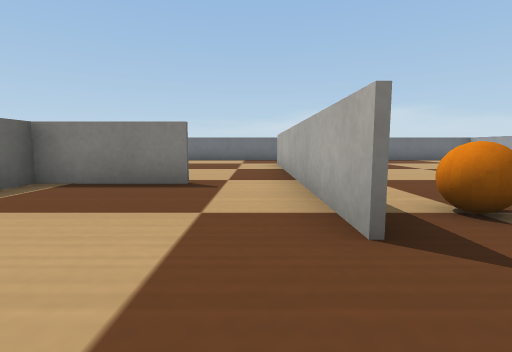
view 1 (above)

18 first-person views from a walk through a robot-simulator world made for Webots. The camera is 0.06 m above the floor, tilts 6° down and sees 85° across. The floor is counted in squares, 0.1 m on a side. Each view is taken from the middle of a square. On the plan, view 1 faces up. The plan holds only what a view shows up to about 9 squares ahead; the rest is blank. The robots in the file are not drawn. Webots' stock objects and surfaces are drawn as simple stand-ins.

view 2
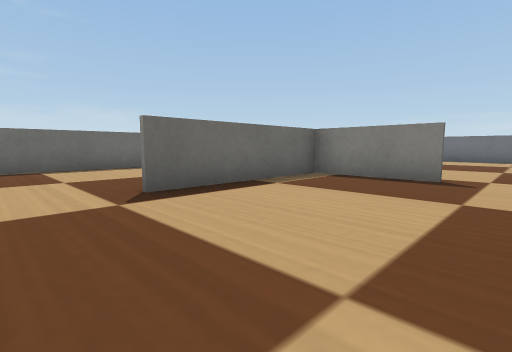

view 3
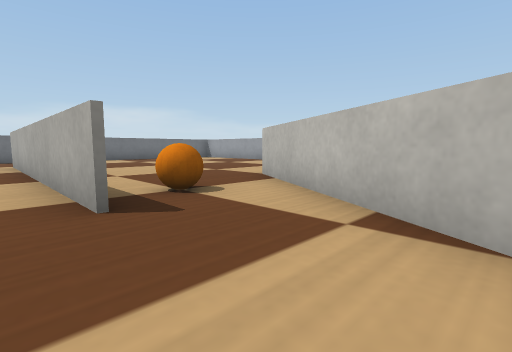

view 4
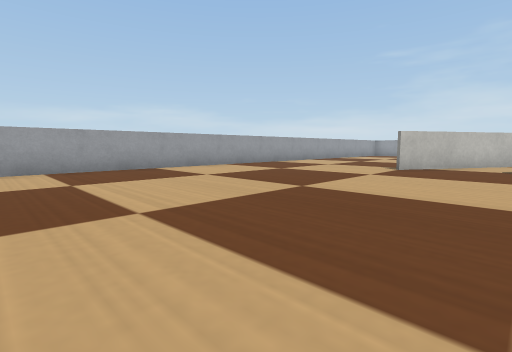

view 5
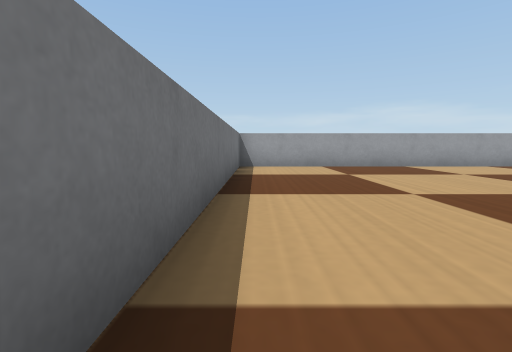

view 6
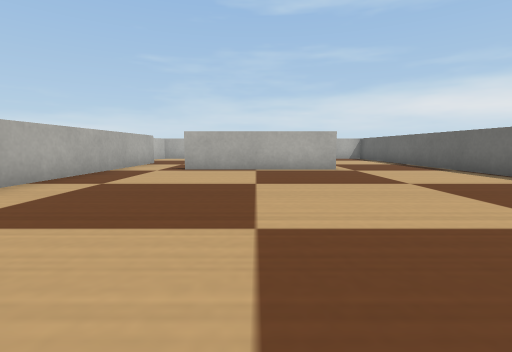

view 7
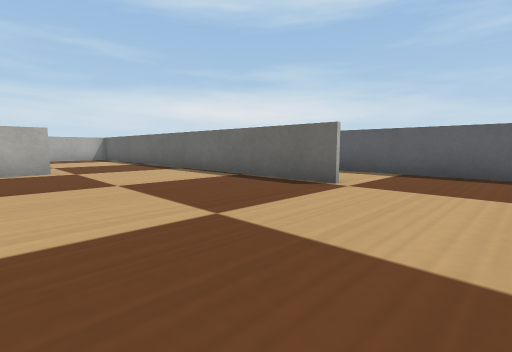

view 8
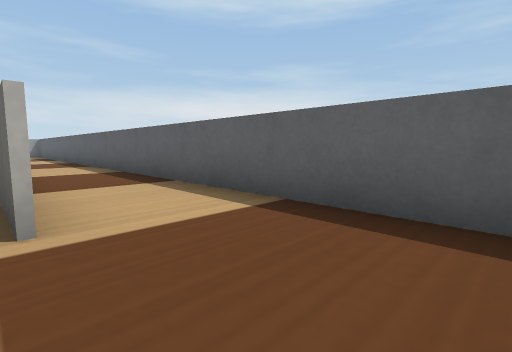

view 9
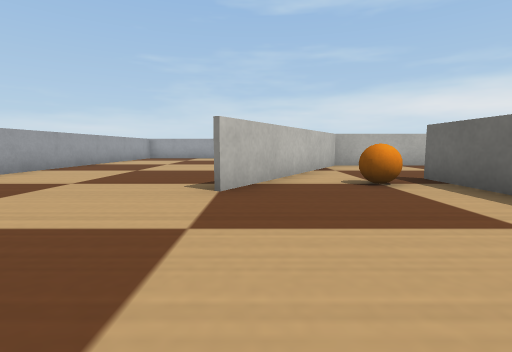

view 10
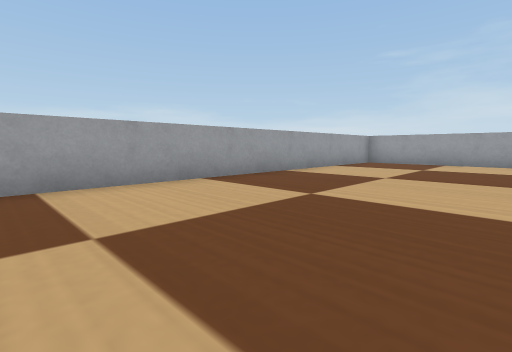

view 11
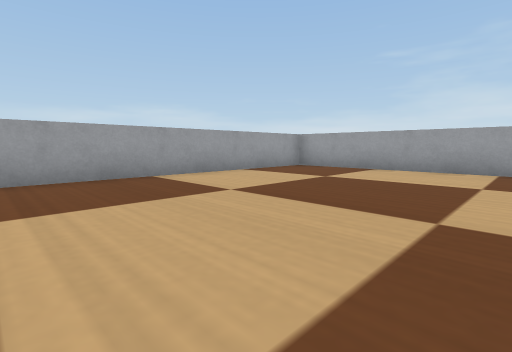

view 12
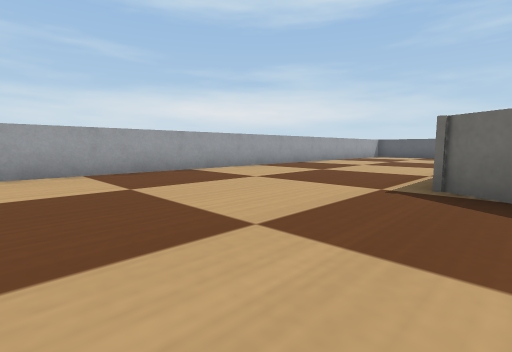

view 13
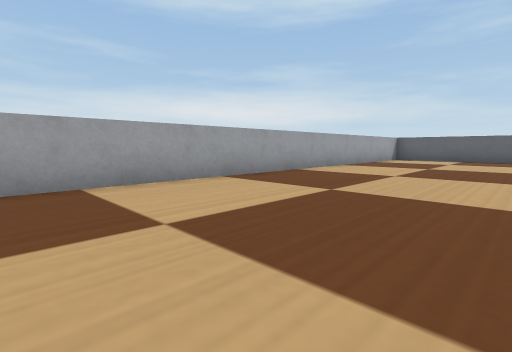

view 14
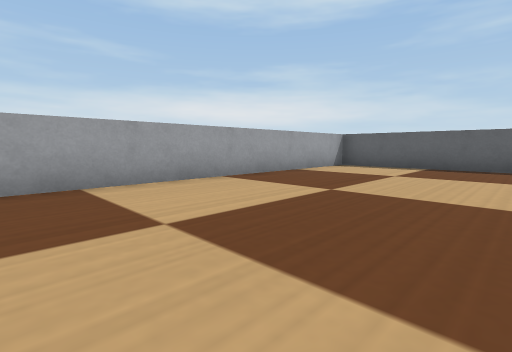

view 15
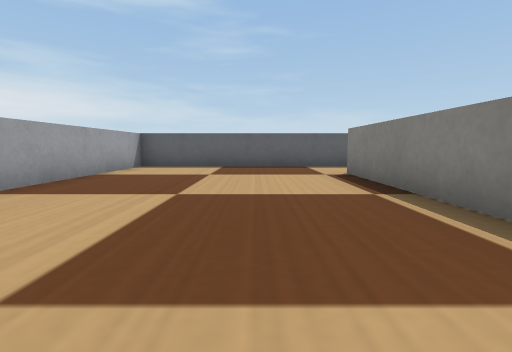

view 16
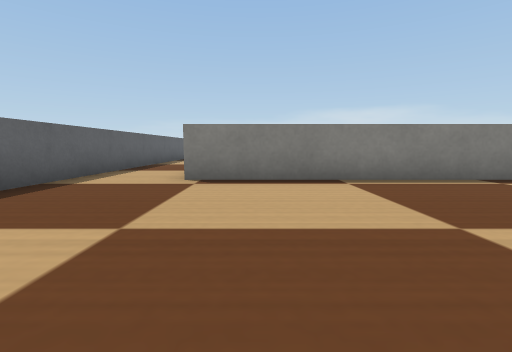

view 17
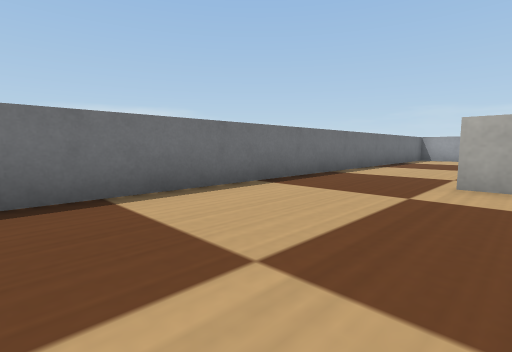

view 18
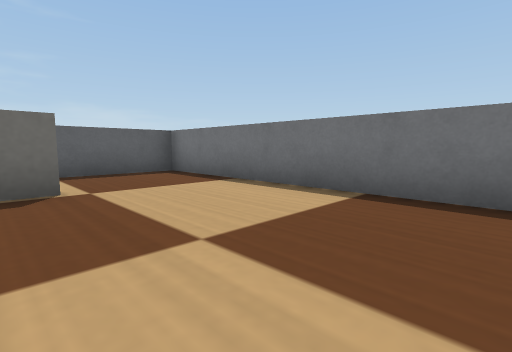

### Floor plan
Points are (right, up) in squares from view 1. A wall is a line through its corners. A room is listed if a view was taken in it or the views show most of it. See-through windows are left out.
Room 1 (views 1, 2, 3, 4, 5, 6, 7, 8, 9, 10, 11, 12, 13, 14, 15, 16, 17, 18)
walls: (0.8, 3.6) (0.8, 1.6); (0.7, 1.6) (0.7, 9.8); (-1, 4.5) (-3.6, 4.5) (-3.6, 0.5); (2, -1.1) (1.6, -1.9); (-1.4, -1.8) (1.5, -1.9) (4.5, 3.3); (-2.2, -1.9) (-8.4, -1.9); (-5.2, 4.6) (-1.1, 4.6); (-8.1, 9.8) (-8.2, -0.7); (9.5, 12.5) (-10.5, 12.5) (-10.5, -7.5) (9.5, -7.5) (9.5, 12.5)
objects: ball (2, 2) to (2, 3)

Positions as (right, up) in squares from view 1, and headings:
1: (0, 0), facing up
2: (0, -1), facing up-left
3: (0, -1), facing up-right
4: (2, 11), facing down-right
5: (1, 12), facing right
6: (-3, 12), facing down
7: (-4, 12), facing down-left
8: (-8, 12), facing down-left
9: (4, 7), facing down
10: (5, 3), facing down-right
11: (4, 0), facing down-right
12: (6, -1), facing down-left
13: (3, -3), facing down-left
14: (-2, -3), facing down-left
15: (-2, -4), facing left
16: (-7, -7), facing up
17: (-4, 9), facing up-right
18: (-4, 9), facing up-left
